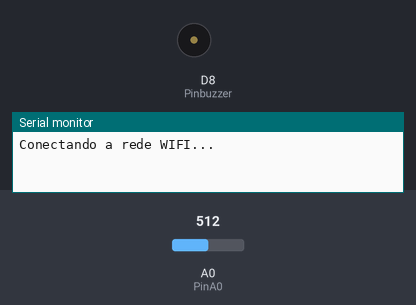
Bench run of a sketch on a simulated ESP8266 (NodeMCU). Parts: buzzer (waves = sounding, pin HIGH), the last lines printed to the serial monitor. The test bench sets the inputs (shaded band); at power-on: A0 (PinA0) = 512. WiFi joins after 1.5 s; servers stay silent unless stated; uploads are accepted with an empty reply.

Above: at 0.1 s.
At 2.4 s:
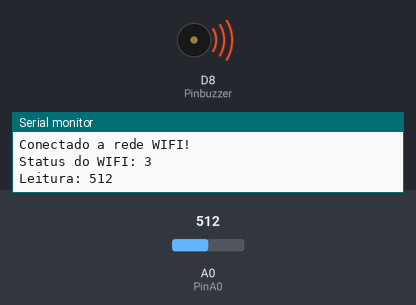
Timing chart, 0 to 3.9 s (numbered marks = the images above):
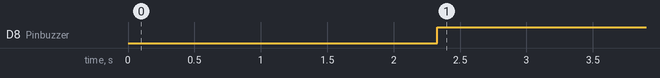

The sketch:

SensorDeFumaca.ino
```cpp
#include <ESP8266WiFi.h>
#include <WiFiClient.h>
#include <ESP8266HTTPClient.h>


WiFiClient client;

const char* ssid = "Sandro";
const char* password = "sandros123";
const char* serverName = "http://192.168.100.11:8080/";

int Pinbuzzer = D8;        //Pino do buzzer
int PinA0 = A0;            //Pino do sensor de fumaça
int leitura_sensor = 300;  //Valor limite do sensor de fumaça

void setup() {

  pinMode(PinA0, INPUT);       //Define o pino como entrada
  pinMode(Pinbuzzer, OUTPUT);  //Define o pino como saída
  Serial.begin(9600);

  WiFi.begin(ssid, password);
  Serial.println("Conectando a rede WIFI...");
  while (WiFi.status() != WL_CONNECTED) {
    delay(100);
    Serial.println("Conectando a rede WIFI...");
  }
  Serial.println("Conectado a rede WIFI!");
  Serial.print("Status do WIFI: ");
  Serial.println(WiFi.status());
}

void loop() {
  int valor_analogico = analogRead(PinA0);
  int count = 0;

  Serial.print("Leitura: ");
  Serial.println(valor_analogico);
  delay(800);

  if (valor_analogico > leitura_sensor) {  //Verifica se o valor lido é maior que o limite
    digitalWrite(Pinbuzzer, HIGH);         //Ativa o buzzer
    count += 1;
    if (count == 1) { // Para mandar somente um POST
      HTTPClient http;
      http.begin(client, serverName);
      http.addHeader("Content-Type", "application/x-www-form-urlencoded");
      int httpCode = http.POST("construir=" + String(valor_analogico));
      http.end();

      if (httpCode == 200) {
        Serial.println("Registro enviado ao servidor!");
      } else {
        Serial.println("Não foi possíveol connectar com o servidor.");
      }
    }
  } else {
    digitalWrite(Pinbuzzer, LOW);  //Caso limite não seja ultrapassado buzzer continua sem som
    count = 0;
  }
  delay(1000);  //Intervalo de 1 segundos
}
```

Measured:
- by itself, D8 (Pinbuzzer): LOW → HIGH at 2.3 s
